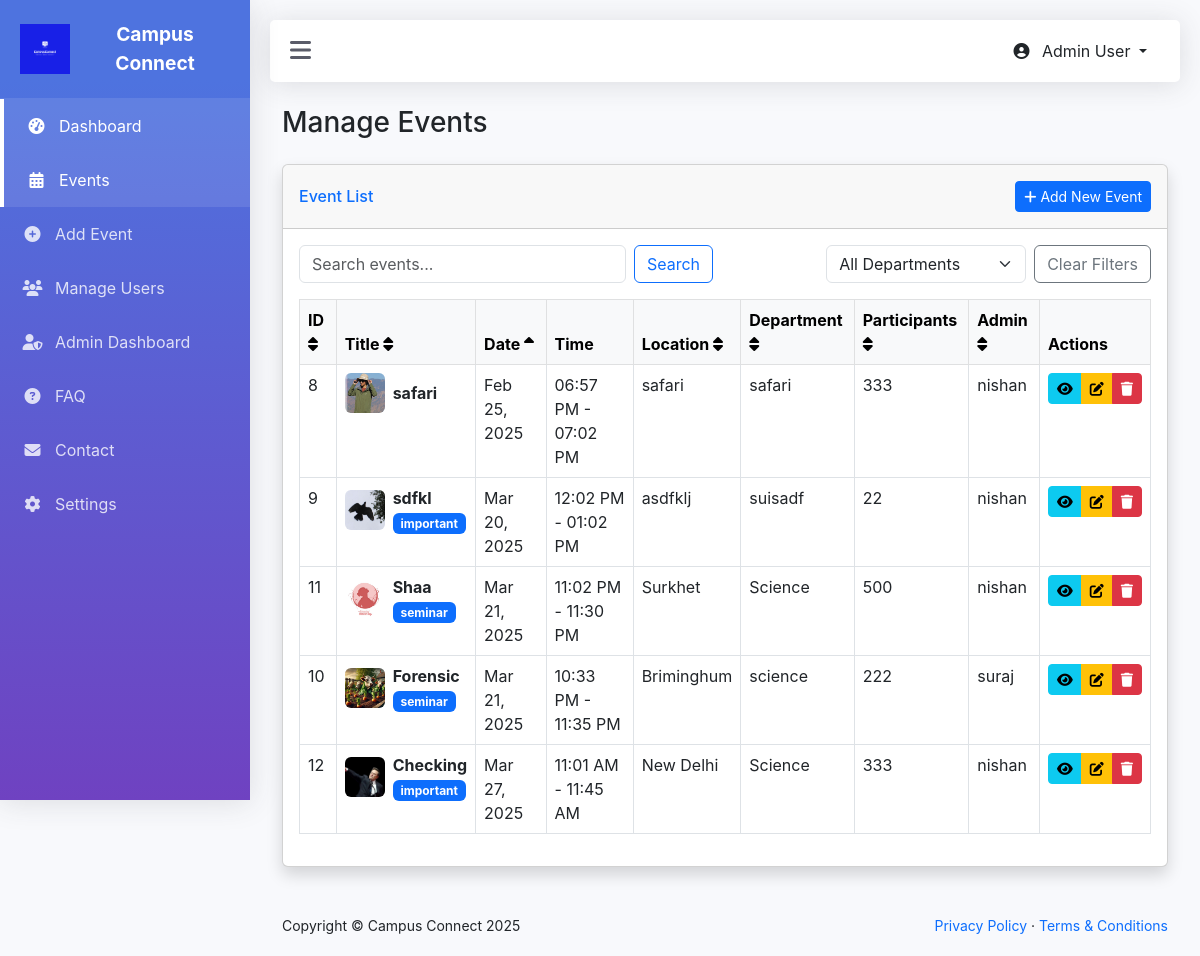
The page /admin/events.php on the database its author committed.
### tables this page shows
CREATE TABLE `events` (
  `event_id` int(11) NOT NULL,
  `admin_id` int(11) NOT NULL,
  `title` varchar(255) NOT NULL,
  `description` text DEFAULT NULL,
  `event_date` date NOT NULL,
  `start_time` time NOT NULL,
  `end_time` time NOT NULL,
  `location` varchar(255) NOT NULL,
  `latitude` decimal(10,7) DEFAULT NULL,
  `longitude` decimal(10,7) DEFAULT NULL,
  `speakers` text DEFAULT NULL,
  `department` varchar(100) DEFAULT NULL,
  `topic` varchar(100) DEFAULT NULL,
  `tag` varchar(100) DEFAULT NULL,
  `estimated_participants` int(11) DEFAULT 0,
  `event_image_original` varchar(255) DEFAULT NULL,
  `event_image_resized` varchar(255) DEFAULT NULL,
  `created_at` timestamp NOT NULL DEFAULT current_timestamp(),
  `updated_at` timestamp NOT NULL DEFAULT current_timestamp() ON UPDATE current_timestamp()
);

### admin/events.php (the view, shortened to what this page needs)
<?php
require_once '../config.php';
$orderBy = isset($_GET['orderby']) ? $_GET['orderby'] : 'event_date';
$order = isset($_GET['order']) ? $_GET['order'] : 'ASC';
$search = isset($_GET['search']) ? $_GET['search'] : '';
$searchCondition = '';
$searchParams = [];
$recordsPerPage = 10;
$page = isset($_GET['page']) ? (int)$_GET['page'] : 1;
$offset = ($page - 1) * $recordsPerPage;
$sql = "SELECT events.*, admins.username AS admin_username FROM events
        INNER JOIN admins ON events.admin_id = admins.admin_id" .
       $searchCondition .
       " ORDER BY $orderBy $order LIMIT ?, ?";
$stmt = $conn->prepare($sql);
$bindParams = $searchParams;
$bindParams[] = $offset;
$bindParams[] = $recordsPerPage;
$types = str_repeat('s', count($searchParams)) . 'ii';
$stmt->bind_param($types, ...$bindParams);
$stmt->execute();
$result = $stmt->get_result();
include_once 'header.php';
?>
<div class="container-fluid">
    <h1 class="h3 mb-4 text-gray-800">Manage Events</h1>
    <div class="card shadow mb-4">
        <div class="card-header py-3 d-flex flex-row align-items-center justify-content-between">
            <h6 class="m-0 font-weight-bold text-primary">Event List</h6>
            <a href="add-event.php" class="btn btn-primary btn-sm">
                <i class="fas fa-plus"></i> Add New Event
            </a>
        </div>
        <div class="card-body">
            <div class="row mb-3">
                <div class="col-md-6">
                    <form id="searchForm" class="d-flex" method="get" action="">
                        <input type="text" name="search" class="form-control me-2" placeholder="Search events..."
                               value="<?php echo htmlspecialchars($search); ?>">
                        <button type="submit" class="btn btn-outline-primary">Search</button>
                    </form>
                </div>
                <div class="col-md-6">
                    <div class="d-flex justify-content-end">
                        <select id="departmentFilter" class="form-select me-2" style="max-width: 200px;">
                            <option value="">All Departments</option>
                        </select>
                        <button id="clearFilters" class="btn btn-outline-secondary">Clear Filters</button>
                    </div>
                </div>
            </div>
            <div class="table-responsive">
                <table class="table table-bordered table-hover" id="eventsTable" width="100%" cellspacing="0">
                    <thead class="table-light">
                    <tr>
                        <th class="sortable" data-column="event_id">
                            ID
                            <?php if ($orderBy == 'event_id'): ?>
                                <i class="fas fa-sort-<?php echo $order == 'ASC' ? 'up' : 'down'; ?>"></i>
                            <?php else: ?>
                                <i class="fas fa-sort"></i>
                            <?php endif; ?>
                        </th>
                        <th class="sortable" data-column="title">
                            Title
                            <?php if ($orderBy == 'title'): ?>
                                <i class="fas fa-sort-<?php echo $order == 'ASC' ? 'up' : 'down'; ?>"></i>
                            <?php else: ?>
                                <i class="fas fa-sort"></i>
                            <?php endif; ?>
                        </th>
                        <th class="sortable" data-column="event_date">
                            Date
                            <?php if ($orderBy == 'event_date'): ?>
                                <i class="fas fa-sort-<?php echo $order == 'ASC' ? 'up' : 'down'; ?>"></i>
                            <?php else: ?>
                                <i class="fas fa-sort"></i>
                            <?php endif; ?>
                        </th>
                        <th>Time</th>
                        <th class="sortable" data-column="location">
                            Location
                            <?php if ($orderBy == 'location'): ?>
                                <i class="fas fa-sort-<?php echo $order == 'ASC' ? 'up' : 'down'; ?>"></i>
                            <?php else: ?>
                                <i class="fas fa-sort"></i>
                            <?php endif; ?>
                        </th>
                        <th class="sortable" data-column="department">
                            Department
                            <?php if ($orderBy == 'department'): ?>
                                <i class="fas fa-sort-<?php echo $order == 'ASC' ? 'up' : 'down'; ?>"></i>
                            <?php else: ?>
                                <i class="fas fa-sort"></i>
                            <?php endif; ?>
                        </th>
                        <th class="sortable" data-column="estimated_participants">
                            Participants
                            <?php if ($orderBy == 'estimated_participants'): ?>
                                <i class="fas fa-sort-<?php echo $order == 'ASC' ? 'up' : 'down'; ?>"></i>
                            <?php else: ?>
                                <i class="fas fa-sort"></i>
                            <?php endif; ?>
                        </th>
                        <th class="sortable" data-column="admin_id">
                            Admin
                            <?php if ($orderBy == 'admin_id'): ?>
                                <i class="fas fa-sort-<?php echo $order == 'ASC' ? 'up' : 'down'; ?>"></i>
                            <?php else: ?>
                                <i class="fas fa-sort"></i>
                            <?php endif; ?>
                        </th>
                        <th>Actions</th>
                    </tr>
                    </thead>
                    <tbody>
                    <?php if ($result->num_rows > 0): ?>
                        <?php while ($row = $result->fetch_assoc()): ?>
                            <tr>
                                <td><?php echo $row['event_id']; ?></td>
                                <td>
                                    <div class="d-flex align-items-center">
                                        <?php if (!empty($row['event_image_resized'])): ?>
                                            <img src="<?php echo htmlspecialchars($row['event_image_resized']); ?>"
                                                 class="rounded me-2" style="width: 40px; height: 40px; object-fit: cover;"
                                                 alt="Event Image">
                                        <?php endif; ?>
                                        <div>
                                            <div class="fw-bold"><?php echo htmlspecialchars($row['title']); ?></div>
                                            <?php if (!empty($row['tag'])): ?>
                                                <span class="badge bg-primary"><?php echo htmlspecialchars($row['tag']); ?></span>
                                            <?php endif; ?>
                                        </div>
                                    </div>
                                </td>
                                <td><?php echo date('M d, Y', strtotime($row['event_date'])); ?></td>
                                <td><?php echo date('h:i A', strtotime($row['start_time'])) . ' - ' . date('h:i A', strtotime($row['end_time'])); ?></td>
                                <td><?php echo htmlspecialchars($row['location']); ?></td>
                                <td><?php echo htmlspecialchars($row['department']); ?></td>
                                <td><?php echo $row['estimated_participants']; ?></td>
                                <td><?php echo htmlspecialchars($row['admin_username']); ?></td>
                                <td>
                                    <div class="btn-group" role="group">
                                        <a href="../event_details.php?id=<?php echo $row['event_id']; ?>"
                                           class="btn btn-info btn-sm">
                                            <i class="fas fa-eye"></i>
                                        </a>
                                        <a href="edit-event.php?id=<?php echo $row['event_id']; ?>"
                                           class="btn btn-warning btn-sm">
                                            <i class="fas fa-edit"></i>
                                        </a>
                                        <button type="button" class="btn btn-danger btn-sm delete-event"
                                                data-id="<?php echo $row['event_id']; ?>"
                                                data-title="<?php echo htmlspecialchars($row['title']); ?>">
                                            <i class="fas fa-trash"></i>
                                        </button>
                                    </div>
                                </td>
                            </tr>
                        <?php endwhile; ?>
                    <?php else: ?>
                        <tr>
                            <td colspan="9" class="text-center">No events found</td>
                        </tr>
                    <?php endif; ?>
                    </tbody>
                </table>
            </div>
        </div>
    </div>
</div>
<?php
include_once 'footer.php';
?>

### admin/header.php (style rules this page uses)
:root { --primary: #4e73df; --secondary: #6f42c1; --success: #1cc88a; --info: #36b9cc; --warning: #f6c23e; --danger: #e74a3b; --light: #f8f9fc; --dark: #5a5c69; --sidebar-width: 250px; }
body { font-family: 'Nunito', -apple-system, BlinkMacSystemFont, 'Segoe UI', Roboto, 'Helvetica Neue', Arial, sans-serif; background-color: #f8f9fc; overflow-x: hidden; }

### rows shown on the page
events: event_id "8", event_image_resized (picture), title "safari", event_date "Feb 25, 2025", start_time "06:57 PM", end_time "07:02 PM", location "safari", department "safari", estimated_participants "333", admin.username "nishan"
events: event_id "9", event_image_resized (picture), title "sdfkl", tag "important", event_date "Mar 20, 2025", start_time "12:02 PM", end_time "01:02 PM", location "asdfklj", department "suisadf", estimated_participants "22", admin.username "nishan"
events: event_id "11", event_image_resized (picture), title "Shaa", tag "seminar", event_date "Mar 21, 2025", start_time "11:02 PM", end_time "11:30 PM", location "Surkhet", department "Science", estimated_participants "500", admin.username "nishan"
events: event_id "10", event_image_resized (picture), title "Forensic", tag "seminar", event_date "Mar 21, 2025", start_time "10:33 PM", end_time "11:35 PM", location "Briminghum", department "science", estimated_participants "222", admin.username "suraj"
events: event_id "12", event_image_resized (picture), title "Checking", tag "important", event_date "Mar 27, 2025", start_time "11:01 AM", end_time "11:45 AM", location "New Delhi", department "Science", estimated_participants "333", admin.username "nishan"
